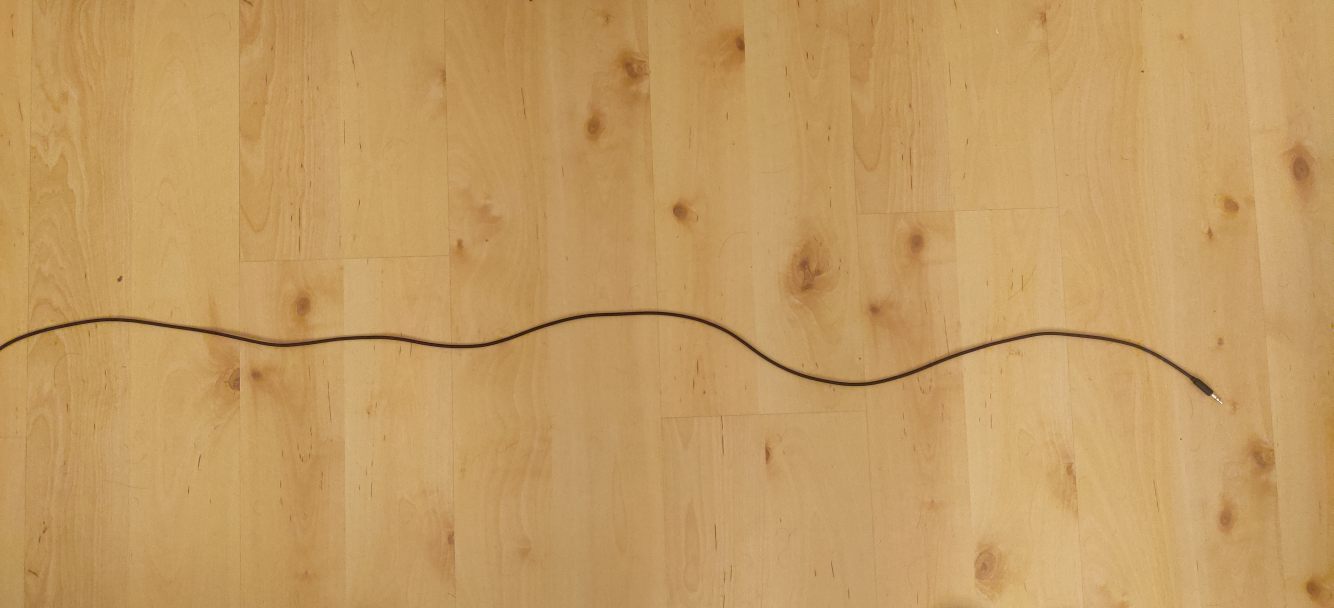
#> input picture Images/Image_0001.jpg, 4000 x 1824 px, found by its file name (shown at 1/3 size); its folder holds only this picture in this run
$ python main.py
#> lines starting #> are read from the running program, lines starting #| are printed output that depends on the picture; after the words box and inside, x2 and y2 are one past the last pixel; in counts of white or black regions, pixels touching at a corner belong together
"""
This script processes images to detect lines and measures the length in terms of pixels.
"""

import os
import cv2
import numpy as np
from skimage.morphology import skeletonize
from skimage.measure import regionprops, label
import matplotlib.pyplot as plt


def get_image_and_resize(image_path):
#> called with image_path = 'images/Image_0001.jpg'
        image = cv2.imread(image_path)
#> image is the input picture: shape (1824, 4000, 3); mean B, G, R 98.5, 155.4, 195.5
        image_height, image_width = image.shape[:2]
        aspect_ratio = image_width / image_height
        if aspect_ratio > 1:
            new_width = 1080
            new_height = int(1080 / aspect_ratio)
        else:
            new_height = 720
            new_width = int(720 * aspect_ratio)
        image = cv2.resize(image, (new_width, new_height))
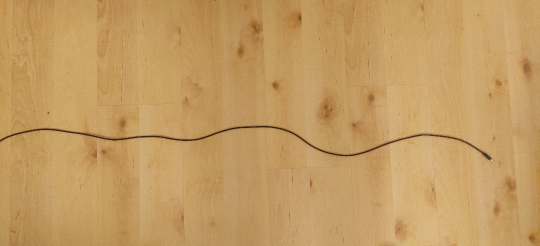
#> image: shape (492, 1080, 3) (shown at 1/2 size); mean B, G, R 98.4, 155.3, 195.3

        return image

def apply_skeletonization(image):
    gray = cv2.cvtColor(image, cv2.COLOR_BGR2GRAY)
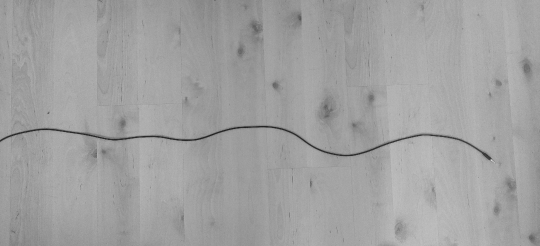
#> gray: shape (492, 1080) (shown at 1/2 size); min 15, max 252, mean 160.7
    blurred = cv2.GaussianBlur(gray, (5, 5), 0)
    _, binary = cv2.threshold(blurred, 100, 255, cv2.THRESH_BINARY_INV)
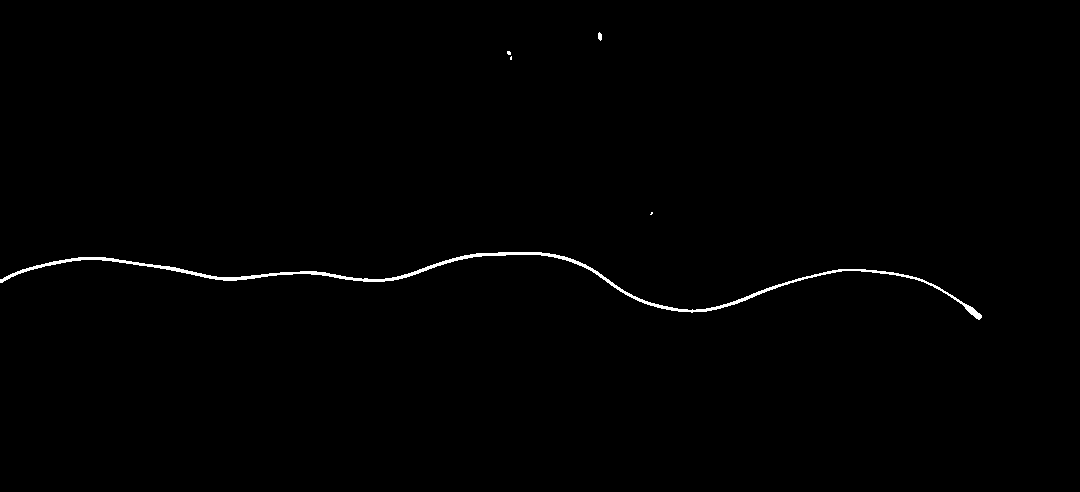
#> binary: shape (492, 1080); 0.61% white; 5 white regions (3 under 20 px), largest, box (x1, y1, x2, y2) and area: (0, 252, 982, 320) 3209, (598, 32, 602, 41) 28

    skeleton = skeletonize(binary // 255) * 255
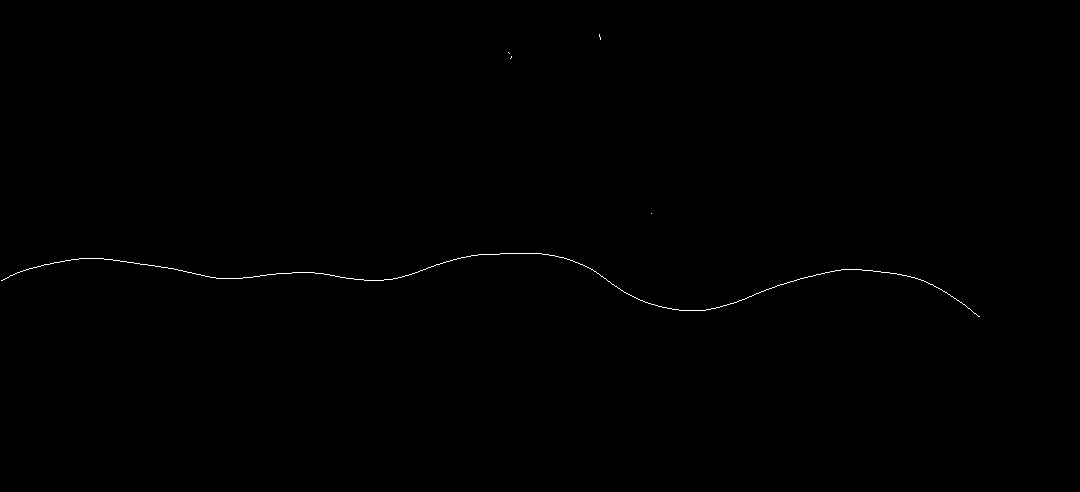
#> skeleton: shape (492, 1080) int64; 0.19% white in thin lines or dots, all inside (x1, y1, x2, y2) = (1, 34, 980, 317)
    skeleton = skeleton.astype(np.uint8)

    # In an actual application, there could be an object detector model that finds the scratch and then apply this process within that box.
    # For this example, I am filtering out the small noises which were not removed by the gaussian blur.
    labeled = label(skeleton)
#> labeled: shape (492, 1080) int64; 6 distinct labels, from 0 to 5
    filtered = np.zeros_like(skeleton)

    for region in regionprops(labeled):
        if region.area > 200:
            coords = region.coords
            for y,x in coords:
                filtered[y, x] = 255
#> this loop made 5 passes
#> filtered: shape (492, 1080); 0.18% white in thin lines or dots, all inside (x1, y1, x2, y2) = (1, 253, 980, 317)


    filtered = cv2.cvtColor(filtered, cv2.COLOR_GRAY2BGR)
    filtered[:, :, 0] = 0
    filtered[:, :, 1] = 0
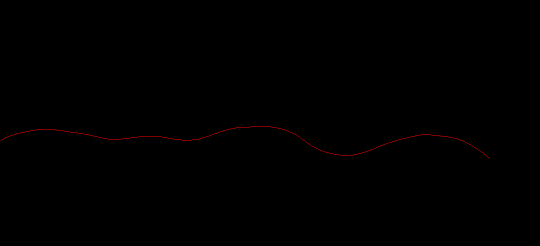
#> filtered: shape (492, 1080, 3) (shown at 1/2 size); mean B, G, R 0, 0, 0.5

    return filtered


def get_skeleton_pixel_count(skeleton):
    return np.count_nonzero(skeleton)

def plot_original_and_skeleton_and_overlay(image_name, image, skeleton, overlay):
    image = cv2.cvtColor(image, cv2.COLOR_BGR2RGB)
    skeleton = cv2.cvtColor(skeleton, cv2.COLOR_BGR2RGB)
    overlay = cv2.cvtColor(overlay, cv2.COLOR_BGR2RGB)

    plt.figure(figsize=(10, 10))
    plt.subplot(2, 2, 1)
    plt.imshow(image)
    plt.title('Original Image')
    plt.axis('off')

    plt.subplot(2, 2, 2)
    plt.imshow(skeleton)
    plt.title('Skeletonized Image')
    plt.axis('off')


    plt.subplot(2, 1, 2)
    plt.imshow(overlay)
    plt.title('Overlay Image')
    plt.axis('off')

    plt.tight_layout()
    os.makedirs("output", exist_ok=True)
    image_name = image_name.replace(".jpg", ".png")
    plt.savefig(f"output/{image_name}", bbox_inches='tight', dpi=300)
    plt.close()

if __name__ == "__main__":
    images_dir = "images"
    image_names = os.listdir(images_dir)
    for image_name in image_names:
        image_path = os.path.join(images_dir, image_name)
        image = get_image_and_resize(image_path)

        filtered_image = apply_skeletonization(image)
        skeleton_pixel_count = get_skeleton_pixel_count(filtered_image)
#> skeleton_pixel_count = 979
        print(f"Skeleton pixel count for {image_name}: {skeleton_pixel_count}")
#| Skeleton pixel count for Image_0001.jpg: 979
        image = cv2.imread(image_path)
        image = cv2.resize(image, (filtered_image.shape[1], filtered_image.shape[0]))


        overlay = image.copy()
        overlay = cv2.addWeighted(overlay, 0.9, filtered_image, 0.5, 0)
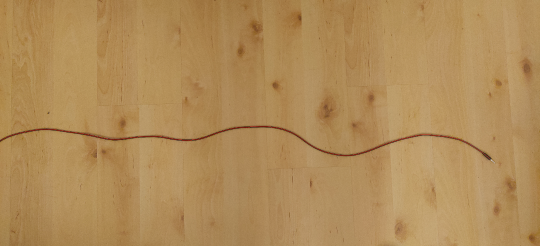
#> overlay: shape (492, 1080, 3) (shown at 1/2 size); mean B, G, R 88.5, 139.7, 176
        cv2.putText(overlay, f"Pixel count: {skeleton_pixel_count}", (10, 30), cv2.FONT_HERSHEY_SIMPLEX, 1, (0, 255, 0), 2)
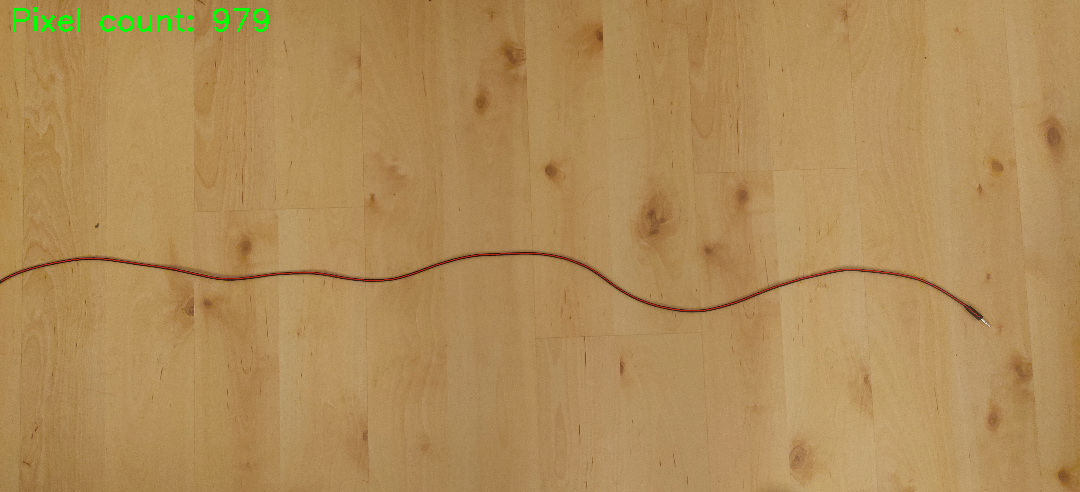
#> overlay: shape (492, 1080, 3); 0.31% of pixels changed, all inside (x1, y1, x2, y2) = (13, 7, 269, 32)

        plot_original_and_skeleton_and_overlay(image_name, image, filtered_image, overlay)


    print("Execution complete")

$ run again, on Images/Image_0002.jpg
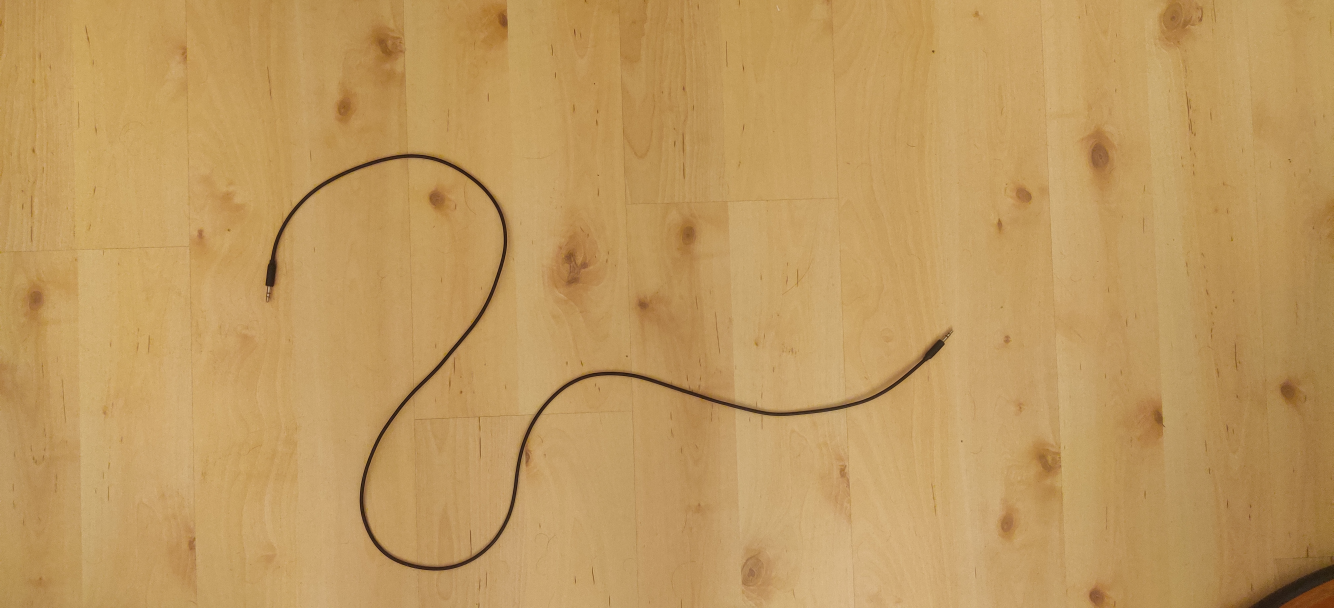
#> input picture Images/Image_0002.jpg, 4000 x 1824 px, found by its file name (shown at 1/3 size)
#> in get_image_and_resize, image is the input picture: shape (1824, 4000, 3); mean B, G, R 95.5, 153.4, 191.8
#> in apply_skeletonization, `_, binary = cv2.threshold(blurred, 100, 255, cv2.THRESH_BINARY_INV)`:
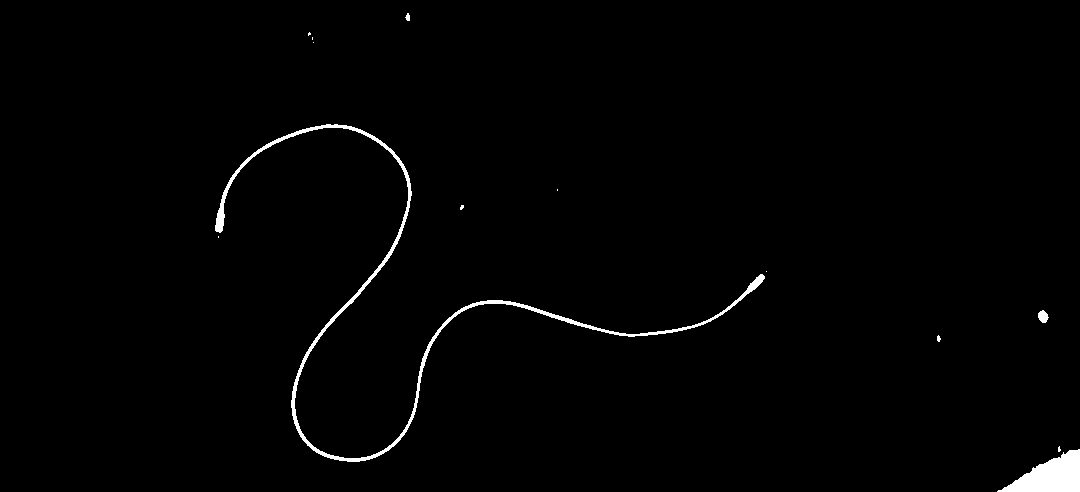
#> binary: shape (492, 1080); 1.2% white; 13 white regions (8 under 20 px), largest, box (x1, y1, x2, y2) and area: (215, 124, 765, 462) 4178, (997, 449, 1080, 492) 2020, (1038, 310, 1049, 323) 99, (405, 13, 410, 21) 28, (937, 335, 941, 342) 20
#> labeled: shape (492, 1080) int64; 14 distinct labels, from 0 to 13
#> the loop in apply_skeletonization, `for region in regionprops(labeled):` made 13 passes
#> skeleton_pixel_count = 1026
#| Skeleton pixel count for Image_0002.jpg: 1026
#> `cv2.putText(overlay, f"Pixel count: {skeleton_pixel_count}", (10, 30),..`:
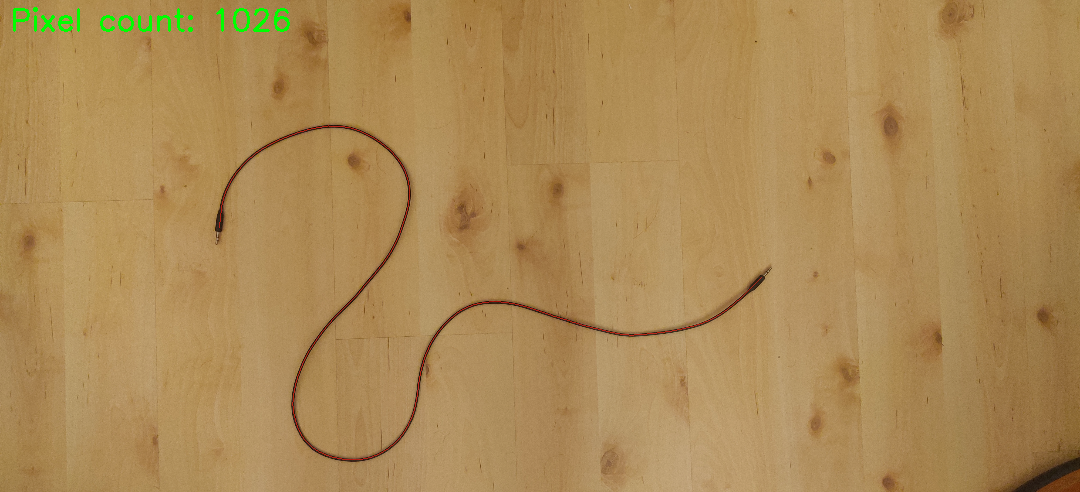
#> overlay: shape (492, 1080, 3); mean B, G, R 85.6, 138.3, 172.2

$ run again, on Images/Image_0003.jpg
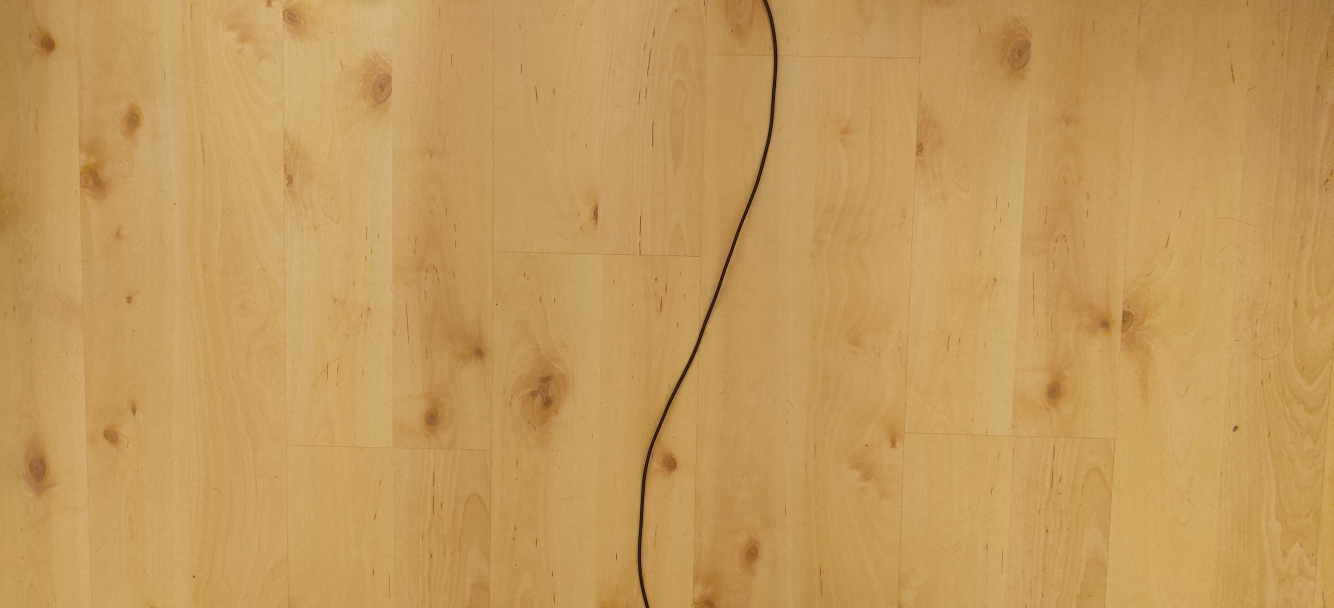
#> input picture Images/Image_0003.jpg, 4000 x 1824 px, found by its file name (shown at 1/3 size)
#> in get_image_and_resize, image is the input picture: shape (1824, 4000, 3); mean B, G, R 91.7, 153.9, 193.9
#> in apply_skeletonization, `_, binary = cv2.threshold(blurred, 100, 255, cv2.THRESH_BINARY_INV)`:
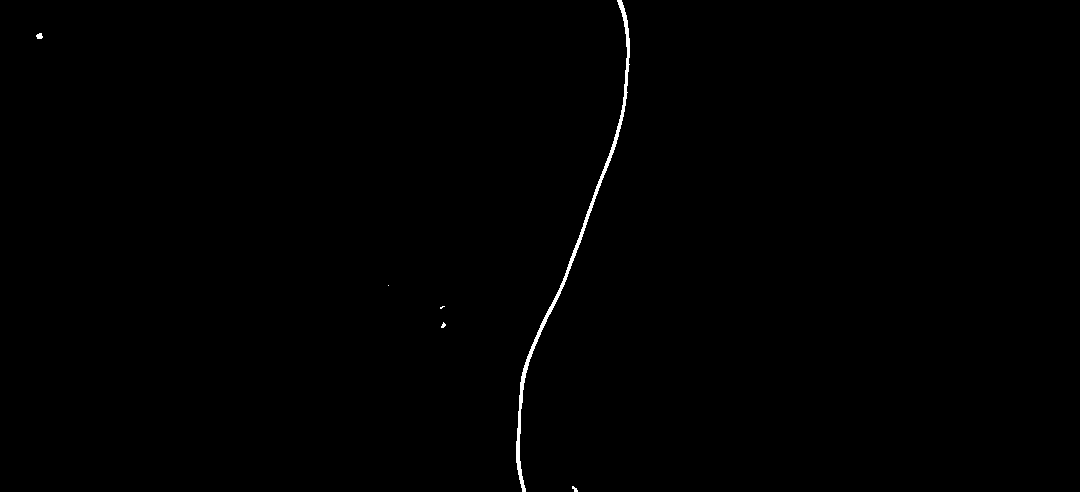
#> binary: shape (492, 1080); 0.36% white; 6 white regions (3 under 20 px), largest, box (x1, y1, x2, y2) and area: (516, 0, 630, 492) 1848, (36, 33, 43, 39) 32, (572, 486, 578, 492) 21
#> labeled: shape (492, 1080) int64; 7 distinct labels, from 0 to 6
#> the loop in apply_skeletonization, `for region in regionprops(labeled):` made 6 passes
#> skeleton_pixel_count = 491
#| Skeleton pixel count for Image_0003.jpg: 491
#> `cv2.putText(overlay, f"Pixel count: {skeleton_pixel_count}", (10, 30),..`:
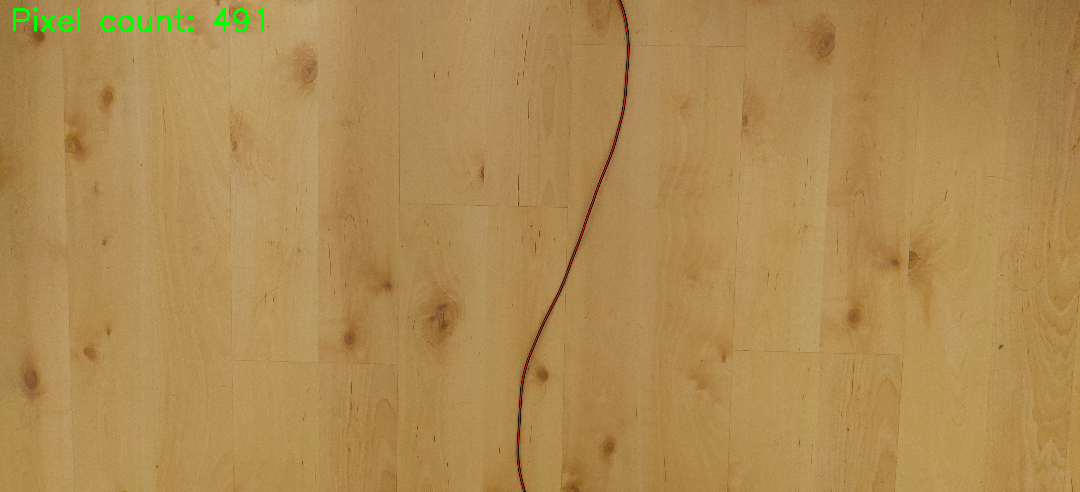
#> overlay: shape (492, 1080, 3); mean B, G, R 82.1, 138.7, 174
